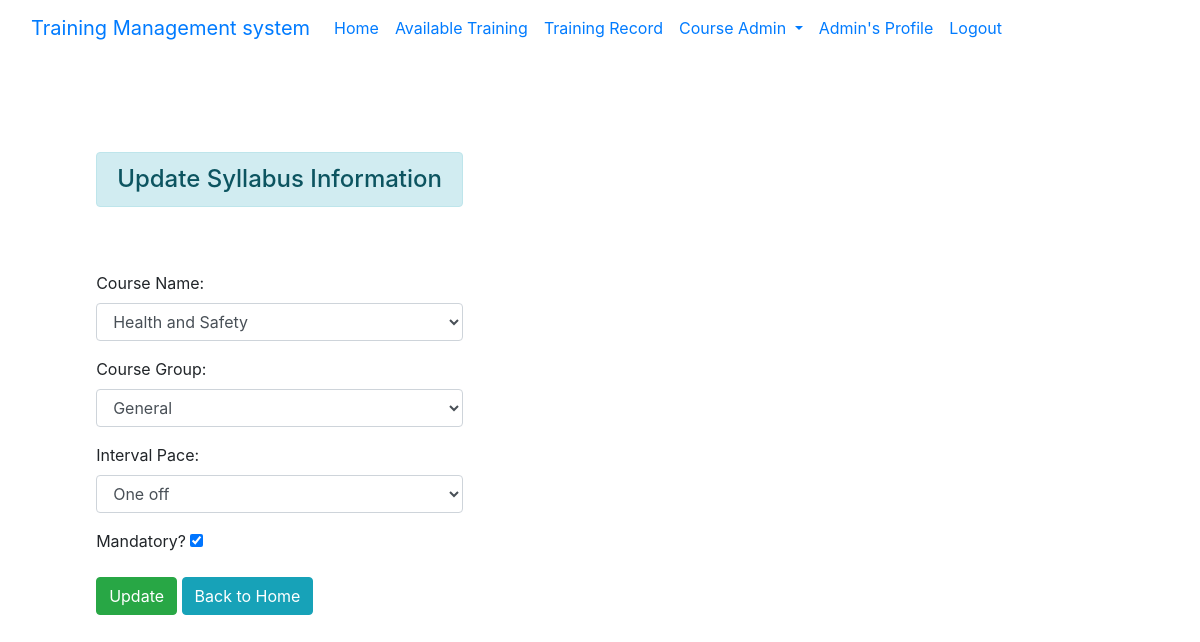
/course/update_syllabus/1/ (signed in), run on the app's committed database.
### courseapp/models.py (models this page shows, shortened)
class CourseGroupSyllabus(models.Model):
    course_id = models.ForeignKey("CourseDetails", verbose_name="Course Id", on_delete=models.CASCADE)
    course_group_id = models.ForeignKey("CourseGroup", verbose_name="Group Id", on_delete=models.CASCADE)
    course_interval = models.IntegerField(choices=CourseInterval.choices(), default = CourseInterval.ONE_OFF )
    course_mandatory = models.BooleanField(default=False)

### courseapp/views.py (the view)
# urls.py: path('update_syllabus/<int:id>/', views.update_syllabus, name='update_syllabus'),
@user_passes_test(lambda user: user.is_superuser)
def update_syllabus(request, id):
    if request.method == 'POST':
        syllabus = CourseGroupSyllabus.objects.get(pk=id)
        fm = CourseGroupSyllabusForm(request.POST, instance=syllabus)
        if fm.is_valid():
            fm.save()
            messages.success(request, 'Syllabus Successfully Updated!!')
    else:
        syllabus = CourseGroupSyllabus.objects.get(pk=id)
        fm = CourseGroupSyllabusForm(instance=syllabus)
    return render(request, 'courseapp/update_syllabus.html', {'form':fm})

### courseapp/forms.py
class CourseGroupSyllabusForm(forms.ModelForm):
    class Meta:
        model = models.CourseGroupSyllabus
        fields = "__all__"
        labels = {'course_id':'Course Name', 'course_group_id': 'Course Group', 'course_interval':'Interval Pace', 'course_mandatory':'Mandatory?'}
        widgets = { 'course_group_id': forms.Select(attrs={'class':'form-control'}),
                    'course_id': forms.Select(attrs={'class':'form-control'}),
                    'course_interval': forms.Select(attrs={'class':'form-control'}),
                   }

### courseapp/models.py (called while the page is built)
    def __str__(self):
        return self.course_name

    def __str__(self):
        return self.group_name

### courseapp/templates/courseapp/update_syllabus.html (shortened to what this page needs)
{% extends 'enrollapp/base.html' %}
{% block content %}
<div class="row">
    <div class="col-sm-12 offset-2 mt-5">
        <h4 class="alert alert-info">Update Syllabus Information</h4>
        <br>
        <br>
        <form action="" method="post">
            {{form.as_p}}
            <input type="submit" class="btn btn-success" value="Update">
            <a href="{% url 'add_syllabus'%}" class="btn btn-info">Back to Home</a>
        </form>
    </div>
</div>
{% endblock content %}

### enrollapp/templates/enrollapp/navbar.html (shortened to what this page needs)
{% if user.is_authenticated  %}
<nav class="navbar navbar-expand-lg bg-body-tertiary">
  <div class="container-fluid">
    <a class="navbar-brand" href="{% url 'home'%}">Training Management system</a>
    <div class="collapse navbar-collapse" id="navbarNavDropdown">
      <ul class="navbar-nav">
        <li class="nav-item">
          <a class="nav-link active" aria-current="page" href="{% url 'home'%}">Home</a>
        </li>
        <li class="nav-item">
          <a class="nav-link" href="{% url 'show_availtraining'%}">Available Training</a>
        </li>
        <li class="nav-item">
          <a class="nav-link" href="{% url 'show_trainingrecord'%}">Training Record</a>
        </li>
        {% if user.is_superuser %}
        <li class="nav-item dropdown">
          <a class="nav-link dropdown-toggle" href="#" role="button" data-toggle="dropdown" aria-haspopup="true" aria-expanded="false">
           Course Admin
          </a>
        </li>
        {% endif %}
        <li class="nav-item">
          <a class="nav-link" href="{% url 'profile'%}">{{user.username}}'s Profile</a>
        </li>
        <li class="nav-item">
          <a class="nav-link" href="{% url 'logout'%}">Logout</a>
        </li>
      </ul>
    </div>
  </div>
</nav>
    {% endif %}

### data on the page
CourseGroupSyllabus: course_id "Health and Safety", course_group_id "General", course_interval "One off", course_mandatory "☑"

### other printed values
{{ user.username }} "Admin"
